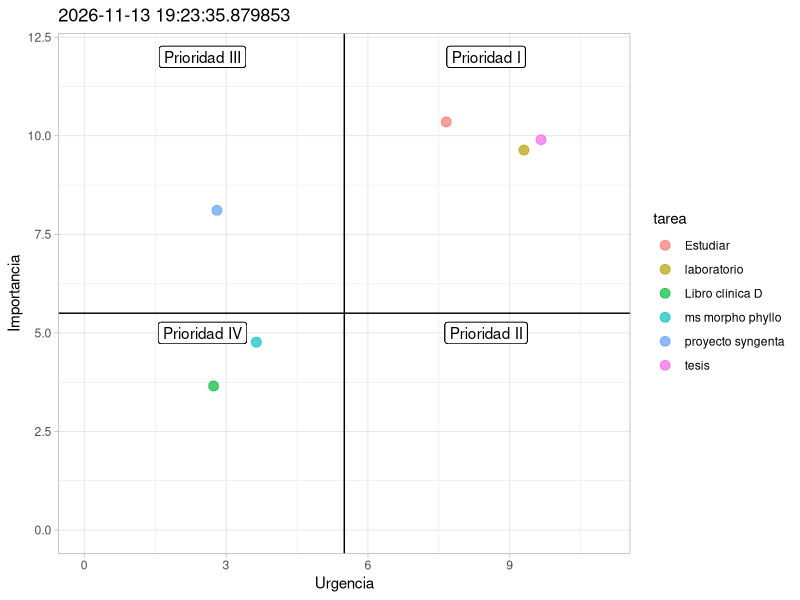

This chart was generated by the following R code:
## ---- chunk 1
knitr::opts_chunk$set(echo = F, warning = F, message = F)
## ---- chunk 2

library(tibble)

# Escala de importancia va de 0 - 10

tareas <- tribble(
     ~ tarea, ~ importancia, ~ urgencia,
     "Estudiar", 10, 8,
     "laboratorio", 10, 9,
     "tesis", 10, 10,
     "ms morpho phyllo", 5, 4,
     "Libro clínica D", 4, 3,
     "proyecto syngenta", 8, 3
)

library(ggplot2)


ggplot(tareas, aes(urgencia, importancia)) +
     xlim(c(0, 11)) + ylim(c(0, 12)) +
        geom_vline(xintercept = mean(1:10)) +
        geom_hline(yintercept = mean(1:10)) +
        geom_label(x = mean(0:5.5), y = 12, label = "Prioridad III") +
        geom_label(x = mean(0:5.5), y = 5, label = "Prioridad IV") +
        geom_label(x = mean(5.5:12), y = 12, label = "Prioridad I") +
        geom_label(x = mean(5.5:12), y = 5, label = "Prioridad II") + 
        geom_jitter(aes(color = tarea), size = 3, alpha = 0.7) + 
        theme_light() +
        labs(x = "Urgencia", y = "Importancia") +
        ggtitle(label = paste(Sys.time()))
        
